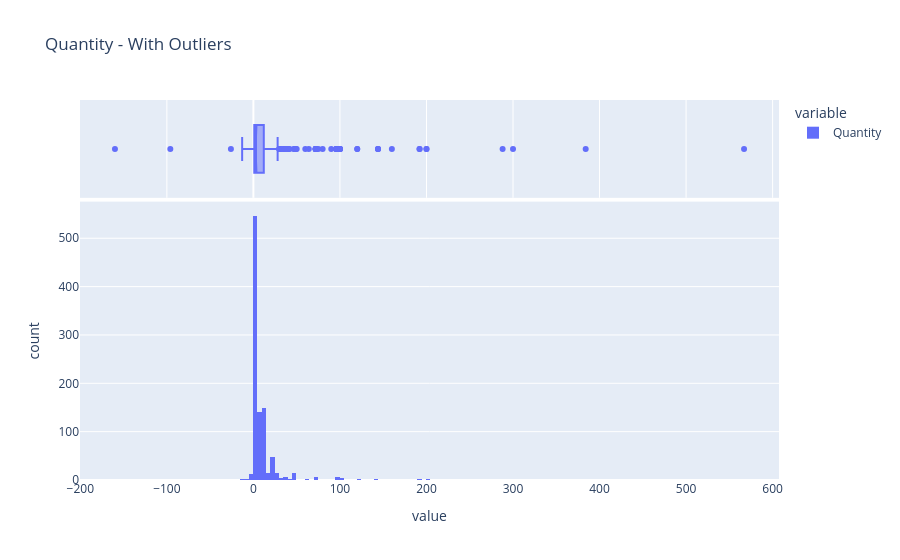
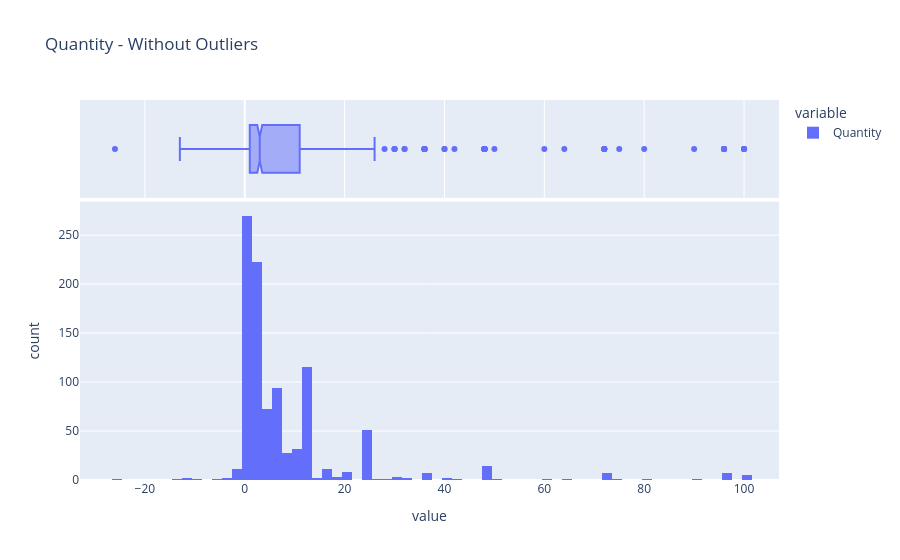

The cell these charts' notebook holds for them, in order:
### Markdown cell above
Análisis de la primera serie...

### Code cell
profile_serie(df_retail["Quantity"])

### Figure 1 — Plotly figure (JSON) as saved in the notebook; plotly's stock layout.template omitted (floating-point values rounded to 4 significant figures; data arrays with more than 128 entries replaced by an {"elided": "..."} marker saying what was removed)
{"data": [{"bingroup": "x", "hovertemplate": "variable=Quantity<br>value=%{x}<br>count=%{y}<extra></extra>", "legendgroup": "Quantity", "marker": {"color": "#636efa", "pattern": {"shape": ""}}, "name": "Quantity", "orientation": "v", "showlegend": true, "type": "histogram", "x": {"elided": "1000 int values"}, "xaxis": "x", "yaxis": "y"}, {"hovertemplate": "variable=Quantity<br>value=%{x}<extra></extra>", "legendgroup": "Quantity", "marker": {"color": "#636efa"}, "name": "Quantity", "notched": true, "showlegend": false, "type": "box", "x": {"elided": "1000 int values"}, "xaxis": "x2", "yaxis": "y2"}], "layout": {"barmode": "relative", "legend": {"title": {"text": "variable"}, "tracegroupgap": 0}, "title": {"text": "Quantity - With Outliers"}, "xaxis": {"anchor": "y", "domain": [0, 1], "title": {"text": "value"}}, "xaxis2": {"anchor": "y2", "domain": [0, 1], "matches": "x", "showgrid": true, "showticklabels": false}, "yaxis": {"anchor": "x", "domain": [0, 0.7326], "title": {"text": "count"}}, "yaxis2": {"anchor": "x2", "domain": [0.7426, 1], "matches": "y2", "showgrid": false, "showline": false, "showticklabels": false, "ticks": ""}}}

### Figure 2 — Plotly figure (JSON) as saved in the notebook; plotly's stock layout.template omitted (floating-point values rounded to 4 significant figures; data arrays with more than 128 entries replaced by an {"elided": "..."} marker saying what was removed)
{"data": [{"bingroup": "x", "hovertemplate": "variable=Quantity<br>value=%{x}<br>count=%{y}<extra></extra>", "legendgroup": "Quantity", "marker": {"color": "#636efa", "pattern": {"shape": ""}}, "name": "Quantity", "orientation": "v", "showlegend": true, "type": "histogram", "x": {"elided": "984 int values"}, "xaxis": "x", "yaxis": "y"}, {"hovertemplate": "variable=Quantity<br>value=%{x}<extra></extra>", "legendgroup": "Quantity", "marker": {"color": "#636efa"}, "name": "Quantity", "notched": true, "showlegend": false, "type": "box", "x": {"elided": "984 int values"}, "xaxis": "x2", "yaxis": "y2"}], "layout": {"barmode": "relative", "legend": {"title": {"text": "variable"}, "tracegroupgap": 0}, "title": {"text": "Quantity - Without Outliers"}, "xaxis": {"anchor": "y", "domain": [0, 1], "title": {"text": "value"}}, "xaxis2": {"anchor": "y2", "domain": [0, 1], "matches": "x", "showgrid": true, "showticklabels": false}, "yaxis": {"anchor": "x", "domain": [0, 0.7326], "title": {"text": "count"}}, "yaxis2": {"anchor": "x2", "domain": [0.7426, 1], "matches": "y2", "showgrid": false, "showline": false, "showticklabels": false, "ticks": ""}}}
